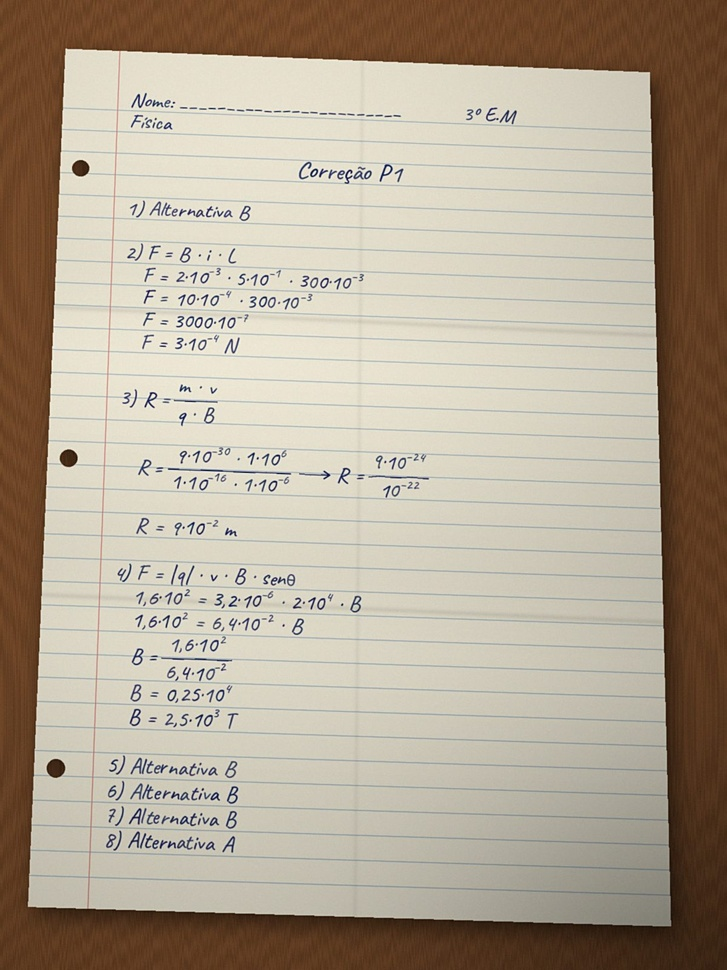
#> input picture correcao_p1/foto_pagina1.jpg, 727 x 970 px, shrunk from 1200 x 1600 before the run
$ python trace_png.py ../../../correcao_p1/foto_pagina1.jpg ../../../correcao_p1/foto_pagina2.jpg
#> lines starting #> are read from the running program, lines starting #| are printed output that depends on the picture; after the words box and inside, x2 and y2 are one past the last pixel; in counts of white or black regions, pixels touching at a corner belong together
#!/usr/bin/env python3
"""Converte um PNG (símbolo escuro em fundo claro, ou com transparência) em SVG para o OpenSCAD.
Uso: python3 -I trace_png.py entrada.png saida.svg"""
import sys
import numpy as np
from PIL import Image
import potrace

img = Image.open(sys.argv[1])
#> img is the input picture: PIL image 727x970 RGB; mean R, G, B 178, 166, 148.4
if img.mode in ("RGBA", "LA") or "transparency" in img.info:
    a = np.array(img.convert("RGBA"))[:, :, 3]
    mask = a > 128
else:
    g = np.array(img.convert("L"))
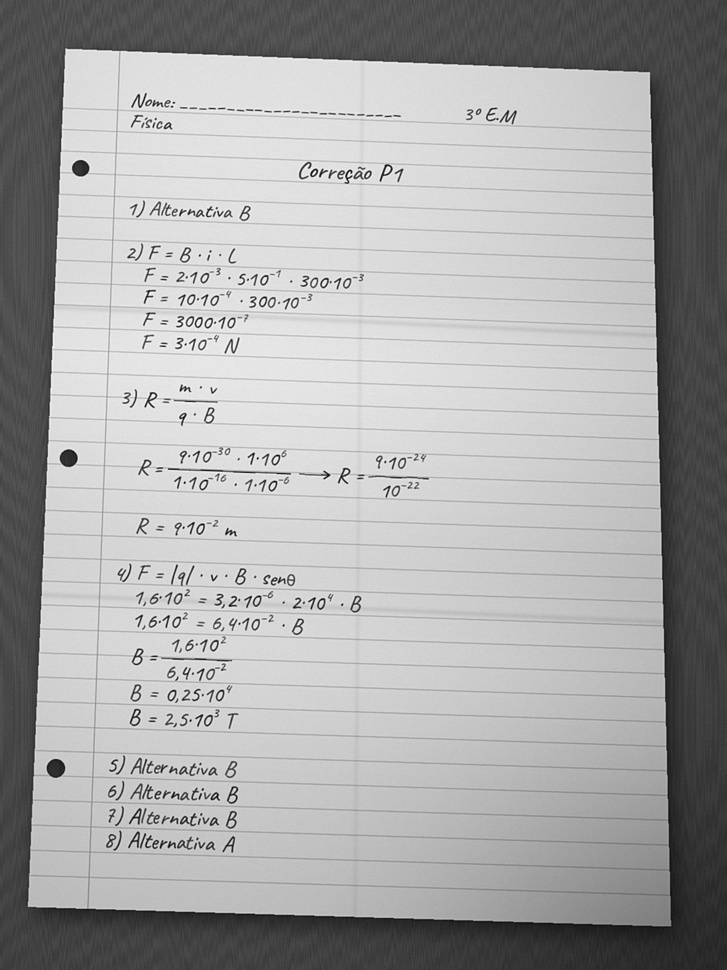
#> g: shape (970, 727); min 3, max 255, mean 167.5
    mask = g < 128
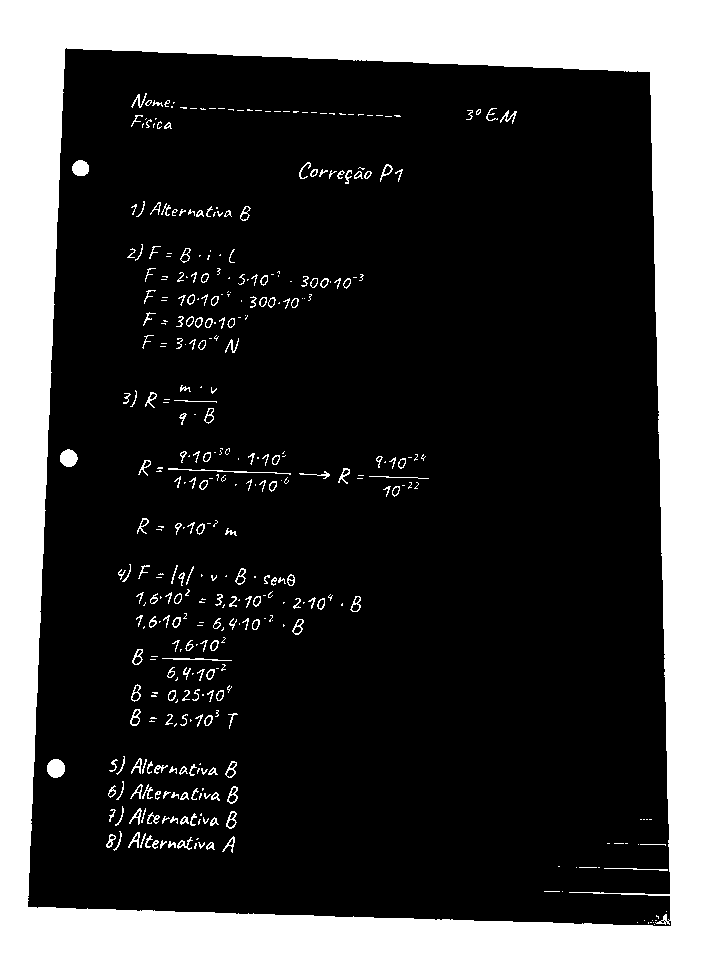
#> mask: shape (970, 727) bool; 26.9% white; 409 white regions (201 under 20 px), largest, box (x1, y1, x2, y2) and area: (0, 0, 727, 970) 179805, (47, 759, 65, 778) 273, (60, 449, 78, 467) 245
    if mask.mean() > 0.5:          # símbolo claro em fundo escuro
        mask = ~mask
#> (the run stopped early here; a loop or call above may not have finished)
